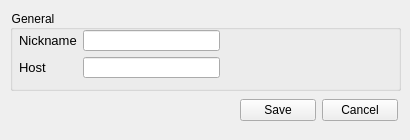
<?xml version="1.0" encoding="UTF-8"?>
<ui version="4.0">
 <class>Dialog</class>
 <widget class="QDialog" name="Dialog">
  <property name="geometry">
   <rect>
    <x>0</x>
    <y>0</y>
    <width>410</width>
    <height>140</height>
   </rect>
  </property>
  <property name="minimumSize">
   <size>
    <width>410</width>
    <height>140</height>
   </size>
  </property>
  <property name="maximumSize">
   <size>
    <width>410</width>
    <height>140</height>
   </size>
  </property>
  <property name="windowTitle">
   <string>Settings</string>
  </property>
  <property name="windowIcon">
   <iconset>
    <normaloff>icons/settings.png</normaloff>icons/settings.png</iconset>
  </property>
  <widget class="QGroupBox" name="generalBox">
   <property name="geometry">
    <rect>
     <x>10</x>
     <y>10</y>
     <width>391</width>
     <height>81</height>
    </rect>
   </property>
   <property name="styleSheet">
    <string notr="true">QGroupBox {
font-size: 12px;
}
QLabel {
font-size: 13px;
}</string>
   </property>
   <property name="title">
    <string>General</string>
   </property>
   <widget class="QWidget" name="formLayoutWidget">
    <property name="geometry">
     <rect>
      <x>9</x>
      <y>20</y>
      <width>201</width>
      <height>48</height>
     </rect>
    </property>
    <layout class="QFormLayout" name="generalForm">
     <item row="0" column="0">
      <widget class="QLabel" name="nicknameLabel">
       <property name="styleSheet">
        <string notr="true"/>
       </property>
       <property name="text">
        <string>Nickname</string>
       </property>
      </widget>
     </item>
     <item row="0" column="1">
      <widget class="QLineEdit" name="nicknameLine">
       <property name="contextMenuPolicy">
        <enum>Qt::NoContextMenu</enum>
       </property>
       <property name="acceptDrops">
        <bool>false</bool>
       </property>
       <property name="inputMethodHints">
        <set>Qt::ImhLatinOnly</set>
       </property>
       <property name="maxLength">
        <number>13</number>
       </property>
       <property name="placeholderText">
        <string/>
       </property>
       <property name="clearButtonEnabled">
        <bool>false</bool>
       </property>
      </widget>
     </item>
     <item row="1" column="0">
      <widget class="QLabel" name="hostLabel">
       <property name="styleSheet">
        <string notr="true"/>
       </property>
       <property name="text">
        <string>Host</string>
       </property>
      </widget>
     </item>
     <item row="1" column="1">
      <widget class="QLineEdit" name="hostLine">
       <property name="acceptDrops">
        <bool>false</bool>
       </property>
       <property name="inputMethodHints">
        <set>Qt::ImhLatinOnly</set>
       </property>
       <property name="text">
        <string/>
       </property>
       <property name="maxLength">
        <number>16</number>
       </property>
      </widget>
     </item>
    </layout>
   </widget>
   <widget class="QPushButton" name="loading_icon">
    <property name="geometry">
     <rect>
      <x>220</x>
      <y>13</y>
      <width>56</width>
      <height>56</height>
     </rect>
    </property>
    <property name="styleSheet">
     <string notr="true">QPushButton {
background-color: None;
border: none;
}
QPushButton:hover {
background-color: None;
}</string>
    </property>
    <property name="text">
     <string/>
    </property>
    <property name="icon">
     <iconset resource="res.qrc">
      <normaloff>:/icons/icons/loading.png</normaloff>:/icons/icons/loading.png</iconset>
    </property>
    <property name="iconSize">
     <size>
      <width>64</width>
      <height>64</height>
     </size>
    </property>
   </widget>
  </widget>
  <widget class="QWidget" name="horizontalLayoutWidget">
   <property name="geometry">
    <rect>
     <x>240</x>
     <y>90</y>
     <width>158</width>
     <height>41</height>
    </rect>
   </property>
   <layout class="QHBoxLayout" name="saveLayout">
    <item>
     <widget class="QPushButton" name="saveButton">
      <property name="text">
       <string>Save</string>
      </property>
     </widget>
    </item>
    <item>
     <widget class="QPushButton" name="cancelButton">
      <property name="text">
       <string>Cancel</string>
      </property>
     </widget>
    </item>
   </layout>
  </widget>
 </widget>
 <resources>
  <include location="res.qrc"/>
 </resources>
 <connections/>
</ui>
